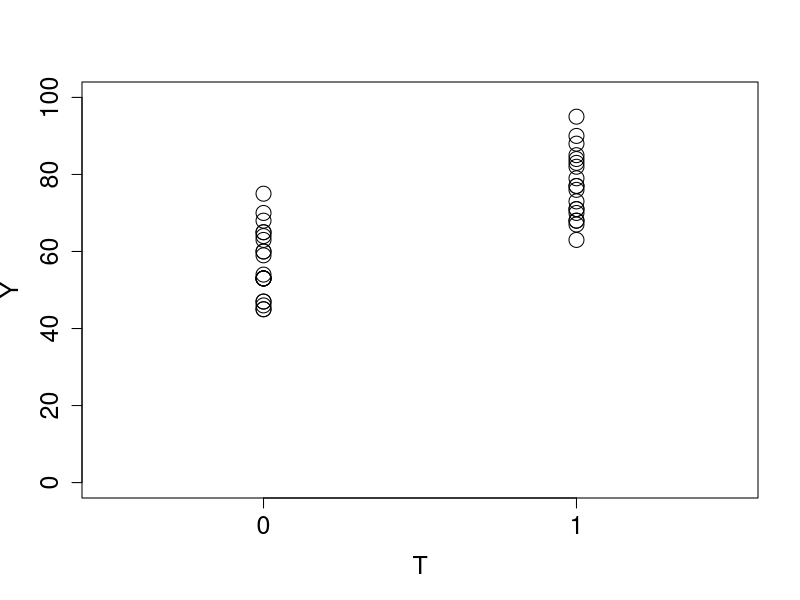

This figure's R source:
rm(list = ls())
set.seed(1)

# 第8章：シミュレーション #

n <- 40 # サンプルサイズ
motiv <- runif(n, 0, 40) # 学習意欲
err <- runif(n, 30, 60) # 誤差項（個人の能力）
T <- ifelse(motiv > 20, 1, 0) # 出席率
Y <- round(motiv + err) # 成績

# 散布図プロット #

par(ps = 18)
plot(T, Y, xlim = c(-0.5, 1.5), ylim = c(0, 100), xaxt = "n", cex = 2)
axis(side = 1, at = c(0, 1))

# 平均値 #

mean(Y[which(T == 1)]) # 出席率50%以上の学生の平均点
mean(Y[which(T == 0)]) # 出席率50%未満の学生の平均点

# 最低点 #

min(Y[which(T == 1)]) # 出席率50%以上の学生の最低点
min(Y[which(T == 0)]) # 出席率50%未満の学生の最低点

# 最高点 #

max(Y[which(T == 1)]) # 出席率50%以上の学生の最高点
max(Y[which(T == 0)]) # 出席率50%未満の学生の最高点

write.csv(cbind(Y, T, motiv), "Ch8.data.csv")
